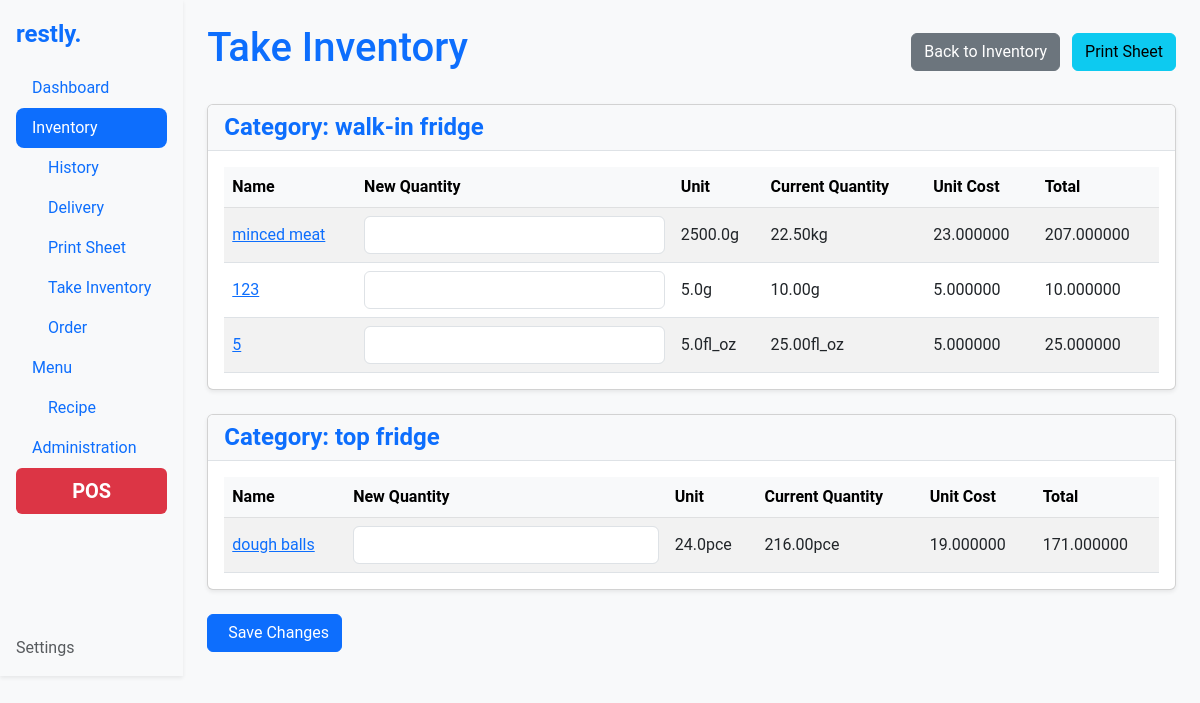
Page /inventory/take-inventory/ on the committed database.
### inventory/models.py (models this page shows, shortened)
class Category(models.Model):
    name = models.CharField(max_length=100, unique=True, default="global")
    slug = models.SlugField(max_length=100, unique=True, blank=True)
    order = models.PositiveIntegerField(default=1)
    class Meta:
        ordering = ['order']

class Ingredient(models.Model):
    UNIT_TYPES = [
        ('g', 'gram'),
        ('ml', 'milliliter'),
        ('pce', 'piece'),
        ('cm', 'centimeter'),
        ('oz', 'ounce'),
        ('fl_oz', 'fluid ounce'),
        ('in', 'inch'),
    ]
    name = models.CharField(max_length=255)
    slug = models.SlugField(max_length=255, unique=True, blank=True)
    quantity = models.FloatField()  # Quantity in stock
    threshold = models.FloatField(default=0)  # Minimum threshold for inventory
    category = models.ForeignKey('Category', on_delete=models.CASCADE)
    unit_type = models.CharField(max_length=10, choices=UNIT_TYPES)
    unit_multiplier = models.FloatField()  # Multiplier for unit type
    unit_cost = models.FloatField()  # Cost per unit
    estimated_usage = models.FloatField(null=True, blank=True)  # Optional, estimated usage per day
    total_cost = models.DecimalField(max_digits=12, decimal_places=6, editable=False)
    history = HistoricalRecords()
    order = models.PositiveIntegerField(default=1)
    change_source = models.CharField(max_length=50, blank=True, null=True)
    class Meta:
        ordering = ['order']
        unique_together = ('name', 'category')
    @property
    def converted_quantity(self):
        return self._convert_unit(self.quantity)
    def _convert_unit(self, value):
        metric_conversion_factors = {
            'g': Decimal('1000'),       # 1000 grams = 1 kg
            'ml': Decimal('1000'),      # 1000 milliliters = 1 liter
            'cm': Decimal('100'),       # 100 cm = 1 m
        }
        imperial_conversion_factors = {
            'oz': Decimal('16'),        # 16 ounces = 1 pound
            'fl_oz': Decimal('128'),    # 128 fluid ounces = 1 gallon
            'in': Decimal('12'),        # 12 inches = 1 foot
        }
        if self.unit_type in metric_conversion_factors:
            conversion_factor = metric_conversion_factors[self.unit_type]
            higher_unit = {'g': 'kg', 'ml': 'L', 'cm': 'm'}.get(self.unit_type, self.unit_type)
        elif self.unit_type in imperial_conversion_factors:
            conversion_factor = imperial_conversion_factors[self.unit_type]
            higher_unit = {'oz': 'lb', 'fl_oz': 'gal', 'in': 'ft'}.get(self.unit_type, self.unit_type)
        else:
            conversion_factor = Decimal('1')
            higher_unit = self.unit_type
        base_qty = Decimal(value) * Decimal(self.unit_multiplier)
        if base_qty < conversion_factor:
            return f"{base_qty.quantize(Decimal('.01'), rounding=ROUND_HALF_UP)}{self.unit_type}"
        converted_qty = base_qty / conversion_factor
        return f"{converted_qty.quantize(Decimal('.01'), rounding=ROUND_HALF_UP)}{higher_unit}"

### inventory/views.py (the view, shortened to what this page needs)
# urls.py: path('take-inventory/', views.take_inventory, name='take_inventory'),
def take_inventory(request):
    categories = Category.objects.prefetch_related('ingredient_set').all()
    InventoryForm = modelform_factory(
        Ingredient,
        fields=['quantity'],
        widgets={'quantity': forms.NumberInput(attrs={'step': '0.01', 'class': 'form-control'})},
        field_classes={'quantity': forms.FloatField},
    )
    ingredient_forms = {}
    for ingredient in Ingredient.objects.all():
        InventoryForm.base_fields['quantity'].required = False  # Ensure field is optional for GET requests
        ingredient_forms[ingredient.id] = InventoryForm(instance=None, prefix=f"ingredient-{ingredient.id}")
    context = {
        'categories': categories,
        'ingredient_forms': ingredient_forms,  # Pass the forms to the template
    }
    return render(request, 'inventory/take_inventory.html', context)

### inventory/templatetags/custom_filters.py (called while the page is built)
@register.filter
def get_form(forms_dict, ingredient_id):
    return forms_dict.get(ingredient_id)

### inventory/templates/inventory/take_inventory.html (shortened to what this page needs)
{% extends 'base.html' %}
{% load humanize %}
{% load custom_filters %}
{% block content %}
<div class="d-flex justify-content-between align-items-center mb-4">
    <h1 class="text-primary">Take Inventory</h1>
    <div>
        <a href="{% url 'inventory' %}" class="btn btn-secondary me-2">
             Back to Inventory
        </a>
        <a href="{% url 'print_inventory' %}" class="btn btn-info">
             Print Sheet
        </a>
    </div>
</div>
<form method="post">
    {% for category in categories %}
    <div class="card mb-4 shadow-sm">
        <div class="card-header">
            <h2 class="mb-0 text-primary">Category: {{ category.name }}</h2>
        </div>
        <div class="card-body">
            <table class="table table-striped align-middle">
                <thead class="table-light">
                    <tr>
                        <th>Name</th>
                        <th>New Quantity</th>
                        <th>Unit</th>
                        <th>Current Quantity</th>
                        <th>Unit Cost</th>
                        <th>Total</th>
                    </tr>
                </thead>
                <tbody>
                    {% for ingredient in category.ingredient_set.all %}
                    <tr>
                        <td>
                            <a href="{% url 'ingredient_details' category.slug ingredient.slug %}">
                                {{ ingredient.name }}
                            </a>
                        </td>
                        <td>
                            {% with ingredient_forms|get_form:ingredient.id as form %}
                                {{ form.quantity }}
                            {% endwith %}
                        </td>
                        <td>{{ ingredient.unit_multiplier }}{{ ingredient.unit_type }}</td>
                        <td>{{ ingredient.converted_quantity }}</td>
                        <td>{{ settings.get_currency_type_display }}{{ ingredient.unit_cost|floatformat:6|intcomma }}</td>
                        <td>{{ settings.get_currency_type_display }}{{ ingredient.total_cost|floatformat:6|intcomma }}</td>
                    </tr>
                    {% endfor %}
                </tbody>
            </table>
        </div>
    </div>
    {% endfor %}
    <button type="submit" class="btn btn-primary">
         Save Changes
    </button>
</form>
{% endblock %}

### templates/styles.css (style rules this page uses)
body { font-family: 'Roboto', sans-serif; background-color: #f8f9fa; }
.table { margin-bottom: 0; }
.table th, .table td { vertical-align: middle; }
.card-header { background-color: #f8f9fa; border-bottom: 1px solid #dee2e6; }
.card-header h2, .card-header .menu-title { font-size: 1.5rem; font-weight: bold; }
.btn-primary { display: inline-flex; align-items: center; gap: 0.5rem; }

### rows in the picture
Category: name "walk-in fridge"
Ingredient: name "minced meat", unit_multiplier "2500.0", unit_type "g", converted_quantity "22.50kg", unit_cost "23.000000", total_cost "207.000000"
Ingredient: name "123", unit_multiplier "5.0", unit_type "g", converted_quantity "10.00g", unit_cost "5.000000", total_cost "10.000000"
Ingredient: name "5", unit_multiplier "5.0", unit_type "fl_oz", converted_quantity "25.00fl_oz", unit_cost "5.000000", total_cost "25.000000"
Category: name "top fridge"
Ingredient: name "dough balls", unit_multiplier "24.0", unit_type "pce", converted_quantity "216.00pce", unit_cost "19.000000", total_cost "171.000000"
